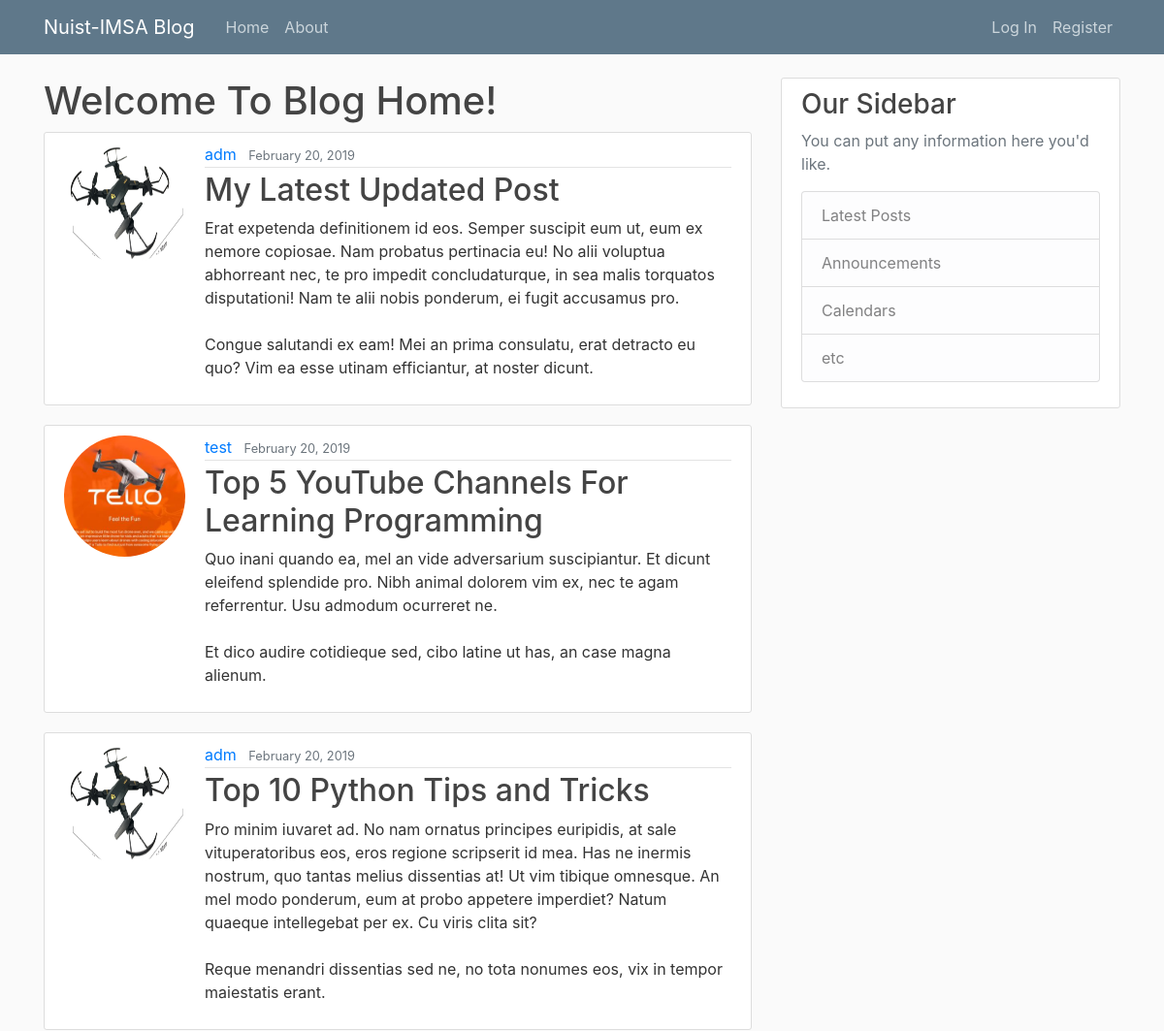
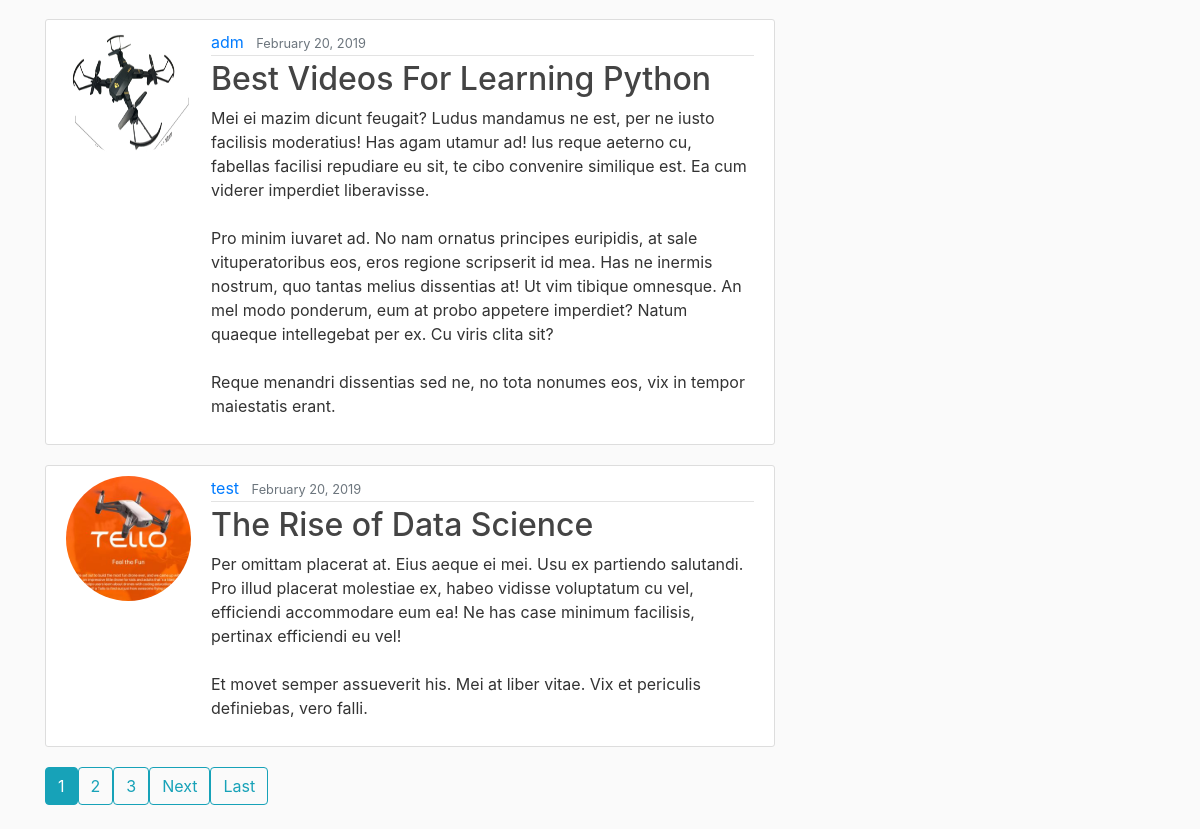
The page / on the database its author committed (2 pictures, top to bottom).
### blog/models.py (models this page shows, shortened)
class Post(models.Model):
	title = models.CharField(max_length=100)
	content = models.TextField()
	date_posted = models.DateTimeField(default=timezone.now)
	author = models.ForeignKey(User, on_delete=models.CASCADE)

### users/models.py (models this page shows, shortened)
class Profile(models.Model):
	user =models.OneToOneField(User,on_delete=models.CASCADE)
	image = models.ImageField(default='default.jpg', upload_to='Profile_pics')

### blog/views.py (the view)
# urls.py: path('', PostListView.as_view(), name='blog-home'),
class PostListView(ListView):
	model=Post
	template_name='blog/home.html'
	context_object_name = 'posts'
	ordering = ['-date_posted']
	paginate_by = 5

### blog/templates/blog/home.html (shortened to what this page needs)
{% extends "base.html" %}
{%block body%}
	<h1>Welcome To Blog Home!</h1>
		{% for post in posts %}
			<article class="media content-section">
			<img class="rounded-circle account-img" src="{{post.author.profile.image.url}}">
			  <div class="media-body">
			    <div class="article-metadata">
			      <a class="mr-2" href="{% url 'user-posts' post.author.username %}">{{ post.author }}</a>
			      <small class="text-muted">{{ post.date_posted | date:"F d, Y " }}</small>
			    </div>
			    <h2><a class="article-title" href="{% url 'post-detail' post.id %}">{{ post.title }}</a></h2>
			    <p class="article-content">{{ post.content }}</p>
			  </div>
			</article>
		{% endfor %}
		{%if is_paginated%}
		<ul class="pagination">
			{%for num in page_obj.paginator.page_range%}
				{%if page_obj.number == num%}
					<a class="btn btn-info mb-4" href="?page={{num}}">{{num}}</a>
				{%elif num > page_obj.number|add:'-3' and num < page_obj.number|add:'3'%}
					<a class="btn btn-outline-info mb-4" href="?page={{num}}">{{num}}</a>
				{%endif%}
			{%endfor%}
			{%if page_obj.has_next%}
				<a class="btn btn-outline-info mb-4" href="?page={{page_obj.next_page_number}}">Next</a>
				<a class="btn btn-outline-info mb-4" href="?page={{page_obj.paginator.num_pages}}">Last</a>
			{%endif%}
		{%endif%}
{%endblock body%}

### blog/static/blog/main.css (style rules this page uses)
body { background: #fafafa; color: #333333; margin-top: 5rem; }
h1, h2, h3, h4, h5, h6 { color: #444444; }
ul { margin: 0; }
.content-section { background: #ffffff; padding: 10px 20px; border: 1px solid #dddddd; border-radius: 3px; margin-bottom: 20px; }
.article-title { color: #444444; }
.article-content { white-space: pre-line; }
.article-metadata { padding-bottom: 1px; margin-bottom: 4px; border-bottom: 1px solid #e3e3e3 }
.account-img { height: 125px; width: 125px; margin-right: 20px; margin-bottom: 16px; }

### rows shown on the page
Post: author.profile.image (picture), author "adm", date_posted "February 20, 2019", title "My Latest Updated Post", content "Erat expetenda definitionem id eos. Semper suscipit eum ut, eum ex nemore copiosae. Nam probatus pertinacia eu! No alii voluptua abhorreant nec, te pro impedit concludaturque, in sea malis torquatos disputationi! Nam te alii nobis ponderum, ei fugit accusamus pro. Congue salutandi ex eam! Mei an prima consulatu, erat detracto eu quo? Vim ea esse utinam efficiantur, at noster dicunt."
Post: author.profile.image (placeholder picture), author "test", date_posted "February 20, 2019", title "Top 5 YouTube Channels For Learning Programming", content "Quo inani quando ea, mel an vide adversarium suscipiantur. Et dicunt eleifend splendide pro. Nibh animal dolorem vim ex, nec te agam referrentur. Usu admodum ocurreret ne. Et dico audire cotidieque sed, cibo latine ut has, an case magna alienum."
Post: author.profile.image (picture), author "adm", date_posted "February 20, 2019", title "Top 10 Python Tips and Tricks", content "Pro minim iuvaret ad. No nam ornatus principes euripidis, at sale vituperatoribus eos, eros regione scripserit id mea. Has ne inermis nostrum, quo tantas melius dissentias at! Ut vim tibique omnesque. An mel modo ponderum, eum at probo appetere imperdiet? Natum quaeque intellegebat per ex. Cu viris clita sit? Reque menandri dissentias sed ne, no tota nonumes eos, vix in tempor maiestatis erant."
Post: author.profile.image (picture), author "adm", date_posted "February 20, 2019", title "Best Videos For Learning Python", content "Mei ei mazim dicunt feugait? Ludus mandamus ne est, per ne iusto facilisis moderatius! Has agam utamur ad! Ius reque aeterno cu, fabellas facilisi repudiare eu sit, te cibo convenire similique est. Ea cum viderer imperdiet liberavisse. Pro minim iuvaret ad. No nam ornatus principes euripidis, at sale vituperatoribus eos, eros regione scripserit id mea. Has ne inermis nostrum, quo tantas melius dissentias at! Ut vim tibique omnesque. An mel modo ponderum, eum at probo appetere imperdiet? Natum quaeque intellegebat per ex. Cu viris clita sit? Reque menandri dissentias sed ne, no tota nonumes eos, vix in tempor maiestatis erant."
Post: author.profile.image (placeholder picture), author "test", date_posted "February 20, 2019", title "The Rise of Data Science", content "Per omittam placerat at. Eius aeque ei mei. Usu ex partiendo salutandi. Pro illud placerat molestiae ex, habeo vidisse voluptatum cu vel, efficiendi accommodare eum ea! Ne has case minimum facilisis, pertinax efficiendi eu vel! Et movet semper assueverit his. Mei at liber vitae. Vix et periculis definiebas, vero falli."

### other values the page prints
{{ num }} "1"
{{ num }} "2" "3"
